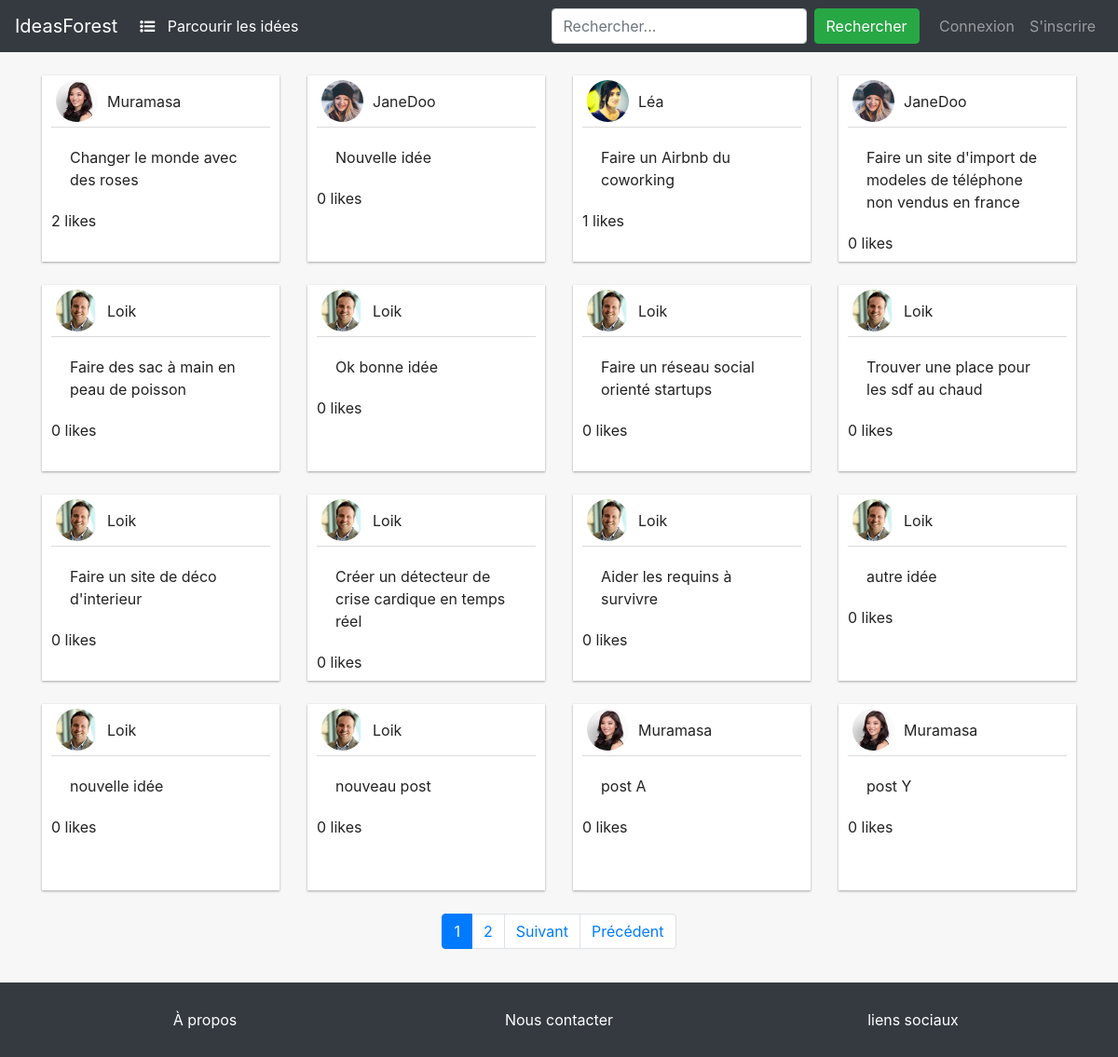
The app's page /, older data.
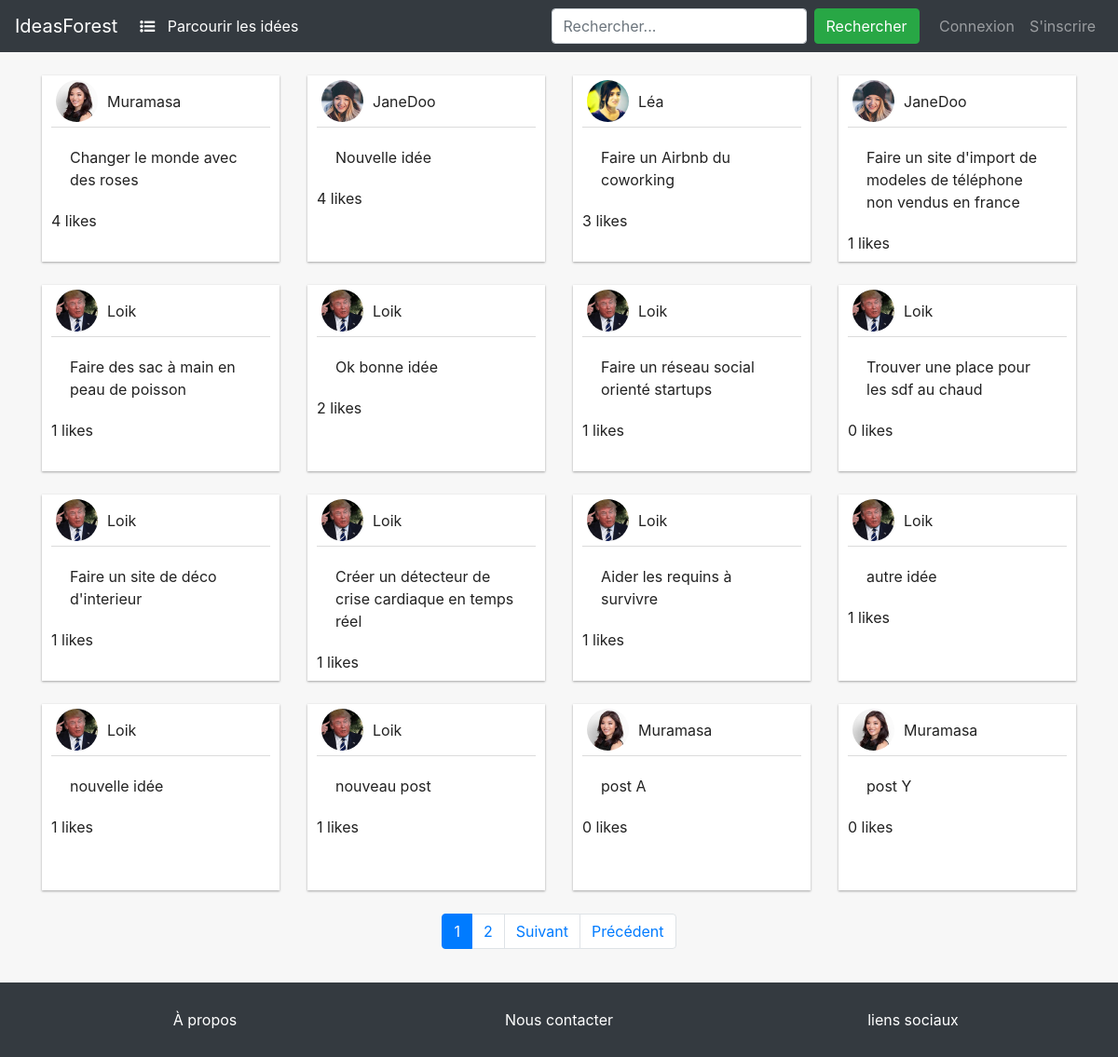
The same page, newer data.
### blog/models.py (models this page shows, shortened)
class Post(models.Model):
    title = models.CharField(max_length=100)
    content = models.TextField()
    date_posted = models.DateTimeField(default=timezone.now)
    author = models.ForeignKey(User, on_delete=models.CASCADE)
    def get_likes(self):
        return Like.objects.filter(post=self)

### users/models.py (models this page shows, shortened)
class Profile(models.Model):
    user = models.OneToOneField(User, on_delete=models.CASCADE)
    image = models.ImageField(default='default.jpg', upload_to='profile_pics')
    about = models.TextField(default='')

### blog/views.py (the view)
# urls.py: path('', post_list_view, name='blog-home'),
def post_list_view(request):
    posts = Post.objects.all().order_by('-date_posted')
    list_ = []
    for post in posts:
        likes_number = post.get_likes().count()
        already_liked = False
        if request.user.is_authenticated:
            already_liked = Like.objects.filter(post=post,author=request.user).exists()
        list_.append({
            'post' : post,
            'likes_number' : likes_number,
            'already_liked' : already_liked
        })
    paginator = Paginator(list_, POSTS_PER_PAGE)
    page = request.GET.get('page')
    list_page = paginator.get_page(page)
    is_paginated = len(list_) > POSTS_PER_PAGE
    return render(request, 'blog/home.html',{
    'home_active': 'active',
    'list' : list_page,
    'is_paginated' : is_paginated
    })

### blog/templates/blog/home.html (shortened to what this page needs)
{% extends "blog/base.html" %}
{% load static%}
{% block content %}
{% include 'blog/reusable/card_list.html' %}
{% include 'blog/reusable/pagination.html' %}
{% endblock content %}

### blog/templates/blog/reusable/card_list.html
{% for el in list %}
<div class="col-md-3">
    <div class="idea-card">
        <div class="idea-card-head">
            <img class="rounded-circle article-img" src="{{el.post.author.profile.image.url}}" alt="">
            <a class="mr-2" href="{% url 'user_detail' el.post.author.id %}">{{ el.post.author }}</a>
        </div>
        <div class="idea-card-body">
            <p class="card-text"><a class="article-title"
                    href="{% url 'post-detail' el.post.id %}">{{ el.post.title }}</a>
            </p>
        </div>
        <div class="idea-card-bottom">
            {% if user.is_authenticated %}
            {% if el.already_liked %}
            <a class="likes-button liked" href="{% url 'like-post' el.post.id %}">
                <span class="likes-number-container">{{ el.likes_number }}</span>
                likes</a>
            {% else %}
            <a class="likes-button" href="{% url 'like-post' el.post.id %}">
                <span class="likes-number-container">{{ el.likes_number }}</span>
                likes</a>
            {% endif %}
            {% else %}
            <a class="likes-button" href="{% url 'like-post' el.post.id %}"
                title="Connectez ou inscrivez-vous pour liker.">
                <span class="likes-number-container">{{ el.likes_number }}</span>
                likes</a>
            {% endif %}
        </div>
    </div>
</div>
{% endfor %}

Row changes from the older to the newer data that the page shows:
computed for Post "Changer le monde avec des roses": likes_number "2" → "4"
changed through a linked row, Post "Nouvelle idée": post.author.profile.image: a different picture; likes_number "0" → "4"
computed for Post "Faire un Airbnb du coworking": likes_number "1" → "3"
changed through a linked row, Post "Faire un site d'import de modeles de téléphone non vendus en france": post.author.profile.image: a different picture; likes_number "0" → "1"
changed through a linked row, Post "Faire des sac à main en peau de poisson": post.author.profile.image: a different picture; likes_number "0" → "1"
changed through a linked row, Post "Ok bonne idée": post.author.profile.image: a different picture; likes_number "0" → "2"
changed through a linked row, Post "Faire un réseau social orienté startups": post.author.profile.image: a different picture; likes_number "0" → "1"
changed through a linked row, Post "Trouver une place pour les sdf au chaud": post.author.profile.image: a different picture
changed through a linked row, Post "Faire un site de déco d'interieur": post.author.profile.image: a different picture; likes_number "0" → "1"
changed Post: post.author.profile.image: a different picture; post "Créer un détecteur de crise cardique en temps réel" → "Créer un détecteur de crise cardiaque en temps réel"; likes_number "0" → "1"
changed through a linked row, Post "Aider les requins à survivre": post.author.profile.image: a different picture; likes_number "0" → "1"
changed through a linked row, Post "autre idée": post.author.profile.image: a different picture; likes_number "0" → "1"
changed through a linked row, Post "nouvelle idée": post.author.profile.image: a different picture; likes_number "0" → "1"
changed through a linked row, Post "nouveau post": post.author.profile.image: a different picture; likes_number "0" → "1"
